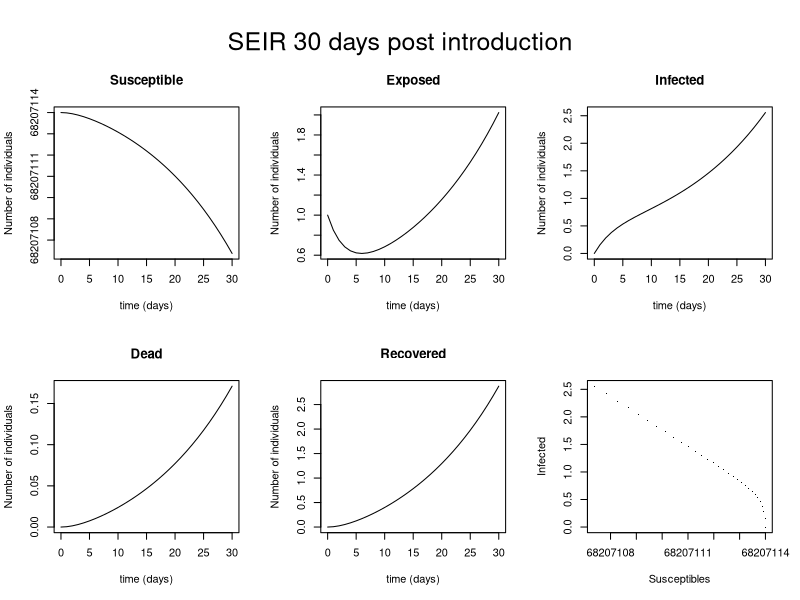
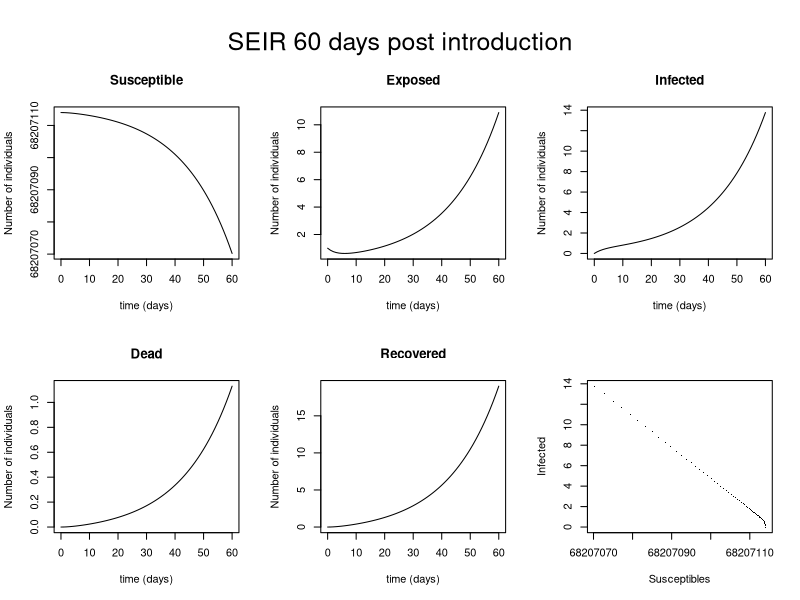
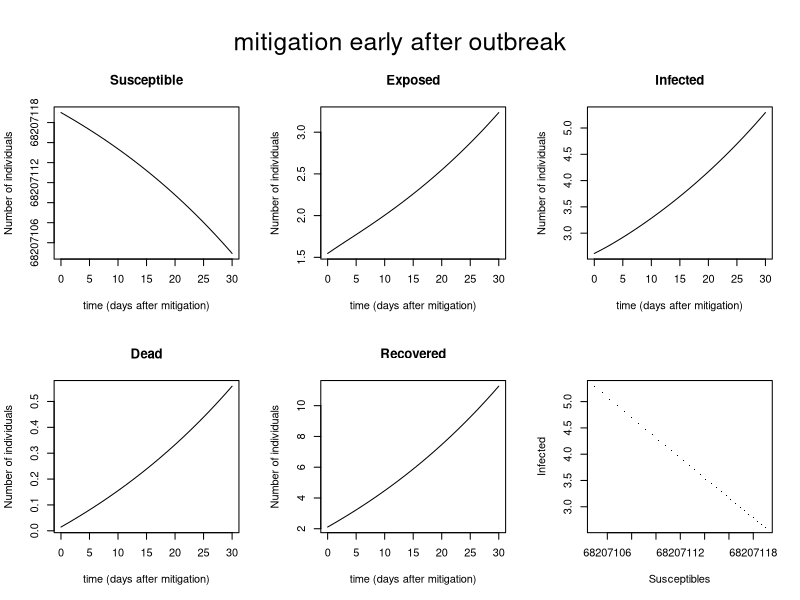
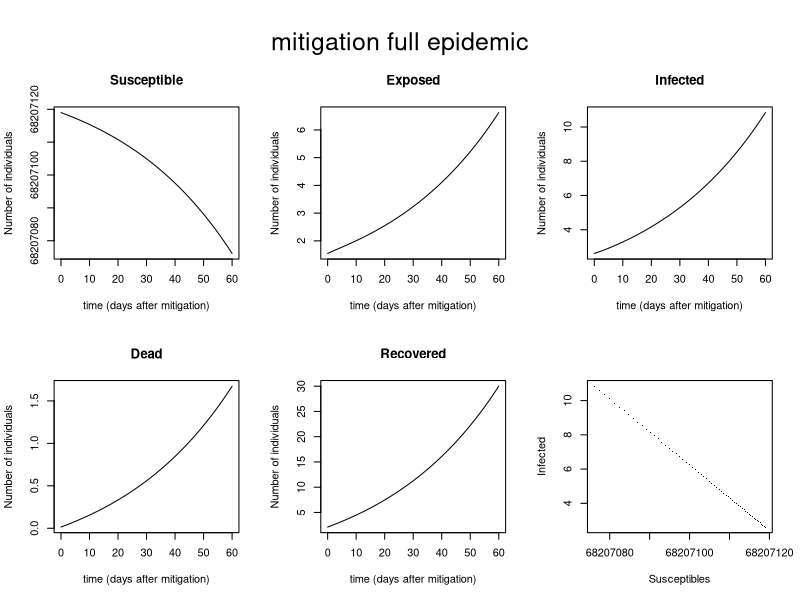
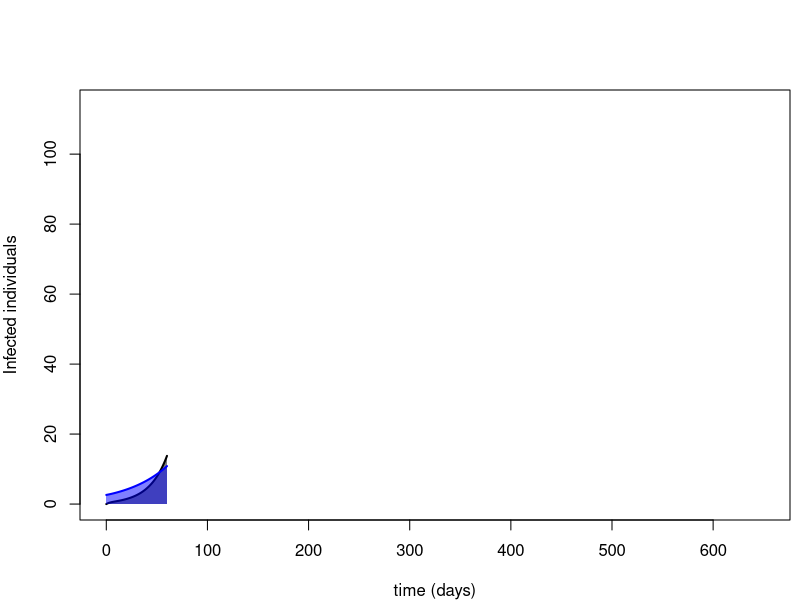

The R source for these figures, in order:
##############################
# These are the COVID-19 for United Kingdom
#############################

install.packages("deSolve")
library(deSolve)


#############################################
## Simple model 
############################################


N=68207114

parameters <- c(b = 0.186,   # or 146 for the 17.16 case. # 0.186 for the 12.39
	s = 0.179,      #1/5.6
	g = 0.0807,     #average 1/12.39=0.0807  or ceiling 1/17.16=0.0583
	m = 0.0048)

state <- c(X = 68207114,
	Y = 1,
	Z = 0,
	Z0 = 0,
	W = 0)

seir_covid <-function(t, state, parameters) {
	with(as.list(c(state, parameters)),{
		dX <- (-b*X*Z)/(X+Y+Z+W)
		dY <- (b*X*Z)/(X+Y+Z+W) - s*Y
		dZ <- s*Y - (g + m)*Z
		dZ0 <- m*Z
		dW <- g*Z
		# return the rate of change
		list(c(dX, dY, dZ, dZ0, dW))
	}) # end with(as.list ...
}



times <- seq(0, 30, by = 1)


out_1 <- ode(y = state, times = times, func = seir_covid, parms = parameters)
colnames(out_1) <- c("time","Susceptible","Exposed","Infected","Dead","Recovered")
head(out_1)

par(oma = c(0, 0, 4, 0))
plot(out_1, xlab = "time (days)", ylab = "Number of individuals")
plot(out_1[, "Susceptible"], out_1[, "Infected"], pch = ".",ylab="Infected",xlab="Susceptibles")
mtext(outer = TRUE, side = 3, "SEIR 30 days post introduction", cex = 1.5)

out_1[time=31,]/N                 # Percentages of each class after introduction
(100 - (out_1[time=31,]/N)[2])    # The Percent of cumulative number of infected individuals at the end of the epidemic
(1 - (out_1[time=31,]/N)[2])*N        # cumulative number of infected individuals at the end of the epidemic



times <- seq(0, 60, by = 1)


out_1 <- ode(y = state, times = times, func = seir_covid, parms = parameters)
colnames(out_1) <- c("time","Susceptible","Exposed","Infected","Dead","Recovered")
head(out_1)

par(oma = c(0, 0, 4, 0))
plot(out_1, xlab = "time (days)", ylab = "Number of individuals")
plot(out_1[, "Susceptible"], out_1[, "Infected"], pch = ".",ylab="Infected",xlab="Susceptibles")
mtext(outer = TRUE, side = 3, "SEIR 60 days post introduction", cex = 1.5)

out_1[time=61,]/N                 # Percentages of each class after introduction
(100 - (out_1[time=61,]/N)[2])    # The Percent of cumulative number of infected individuals at the end of the epidemic
(1 - (out_1[time=61,]/N)[2])*N        # cumulative number of infected individuals at the end of the epidemic


out_1.1 <- as.data.frame(out_1)
out_1.1[which(out_1.1[,"Infected"] == max(out_1.1[,"Infected"])),]   # Number of infected individuals at the peak of the epidemic! This is important because it will tell us something about the burden on the health care system




#####################################
# transmission reduction efforts 2/3*b after 30 days of introduction for case E=1 We assume that the number of individuals in each class is that observed from the previous dynamic with no reduction in transmission
####################################



parameters <- c(b = (2/3)*0.186,   # or 146 for the 17.16 case. # 0.186 for the 12.39
	s = 0.179,      #1/5.6
	g = 0.0807,     #average 1/12.39=0.0807  or ceiling 1/17.16=0.0583
	m = 0.0048)


state <- c(X = 68207114+05,
	Y = 1.546402e+00,
	Z = 2.614416e+0,
	Z0 = 1.448262e-02,
	W = 2.110842e+00)

seir_covid <-function(t, state, parameters) {
	with(as.list(c(state, parameters)),{
		dX <- (-b*X*Z)/(X+Y+Z+W)
		dY <- (b*X*Z)/(X+Y+Z+W) - s*Y
		dZ <- s*Y - (g + m)*Z
		dZ0 <- m*Z
		dW <- g*Z
		# return the rate of change
		list(c(dX, dY, dZ, dZ0, dW))
	}) # end with(as.list ...
}



times <- seq(0, 30, by = 1)

out_m_1 <- ode(y = state, times = times, func = seir_covid, parms = parameters)
colnames(out_m_1) <- c("time","Susceptible","Exposed","Infected","Dead","Recovered")
head(out_m_1)

par(oma = c(0, 0, 4, 0))
plot(out_m_1, xlab = "time (days after mitigation)", ylab = "Number of individuals")
plot(out_m_1[, "Susceptible"], out_m_1[, "Infected"], pch = ".",ylab="Infected",xlab="Susceptibles")
mtext(outer = TRUE, side = 3, "mitigation early after outbreak", cex = 1.5)


out_m_1[time=31,]/N
(100 - (out_m_1[time=31,]/N)[2]) 
(1 - (out_m_1[time=31,]/N)[2])*N 
 


times <- seq(0, 60, by = 1)

out_m_1 <- ode(y = state, times = times, func = seir_covid, parms = parameters)
colnames(out_m_1) <- c("time","Susceptible","Exposed","Infected","Dead","Recovered")
head(out_m_1)

par(oma = c(0, 0, 4, 0))
plot(out_m_1, xlab = "time (days after mitigation)", ylab = "Number of individuals")
plot(out_m_1[, "Susceptible"], out_m_1[, "Infected"], pch = ".",ylab="Infected",xlab="Susceptibles")
mtext(outer = TRUE, side = 3, "mitigation full epidemic", cex = 1.5)


out_m_1[time=61,]/N
(100 - (out_m_1[time=61,]/N)[2]) 
(1 - (out_m_1[time=61,]/N)[2])*N 
 

out_m_1.1 <- as.data.frame(out_m_1)
out_m_1.1[which(out_m_1.1[,"Infected"] == max(out_m_1.1[,"Infected"])),]




######################
# comparison with and without mitigation
#####################


par(mar = c(4, 4, .5, .5),mfrow=c(1,1))
plot(out_1.1$time, out_1.1$Infected, type="l", lwd=2, xlab = "time (days)", ylab = "Infected individuals", 
    col=rgb(0,0,0),ylim=c(0,(out_1.1[which(out_1.1[,"Infected"] == max(out_1.1[,"Infected"])),4] + 100)), xlim=c(0,650))
polygon(c(out_1.1$time,rev(out_1.1$time)),c(out_1.1$Infected,rep(0,length(out_1.1$time))),
    col=rgb(0,0,0,0.5),border=NA)
lines(out_m_1.1$time, out_m_1.1$Infected, lwd=2, col=rgb(0,0,1))
polygon(c(out_m_1.1$time,rev(out_m_1.1$time)),c(out_m_1.1$Infected,rep(0,length(out_m_1.1$time))),
   col=rgb(0,0,1,0.5),border=NA)
    

text(250,100000,"no protective measures",cex=0.7,pos=4)
text(430,45000,"mitigation to 2/3 of transmission rate",cex=0.7,col=rgb(0,0,1),pos=4)
